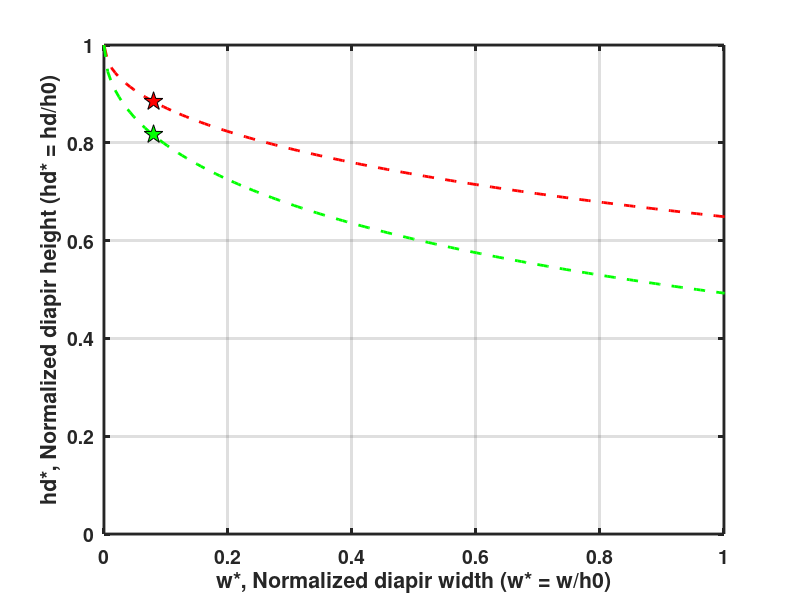

This figure's MATLAB source:
% Program to generate the  Extended Data Fig. 3 of Thakur et al. 2023 (submitted) (using Eq. 7 & 14) of paper " D.D. Schultz-Ela, M.P.A.
%   Jackson, B.C. Vendeville,Mechanics of active salt diapirism,Tectonophysics,
%   Volume 228, Issues 3–4,1993,Pages 275-312,ISSN 0040-1951,
%   https://doi.org/10.1016/0040-1951(93)90345-K."

%%
close all;clear all;clc; 
% h0 = overburden thickness (in meters)
% hd = diapir height (in meters)
% hd_star = hd/h0 (Normalized diapir height) (no units)
% w = diapir width (in meters)
% w_star = w/h0 (Normalized diapir width (no units)
% del_rhostar = (rho_nod-rho_s)/rho_nod (no units)
% rho_nod = density of overburden (in kg/m3)
% rho_s = density of salt (in kg/m3)
% del_rho = (rho_nod-rho_s)




%%

% Plot of fault dip 80 degree, del_rhostar = 0.2; (usig Eq. 7) of Schultz-Ela et al. 1993 

% rho_nod = 2700; % in (kg/m3)
% rho_s = 2160 ; % in (kg/m3)
% del_rhostar = 0.2;
% hd_star = linspace(0,1,100);
% nem = (1-hd_star).^2;
% den = tand(80)*(hd_star.*(del_rhostar));
% 
% w_star = nem./den;
% 
% 
% plot(w_star,hd_star,'Linestyle','-','color','r', 'LineWidth', 2);
% hold on;
% xlim([0 3]);
% ylim([0 1]);
% xlabel('w*, Normalized diapir width (w* = w/h0)','fontweight','bold', 'FontSize', 14);
% ylabel('hd*, Normalized diapir height (hd* = hd/h0)','fontweight','bold', 'FontSize', 14);
% grid on;
% plot (45/150,85/150,"pentagram",'MarkerSize',14, 'MarkerEdgeColor','black','MarkerFaceColor','r');
% hold on;
%%
% Plot of fault dip 80 degree, del_rhostar = 0.45; (usig Eq. 7) of Schultz-Ela et al. 1993 

% rho_nod = 2700; % in (kg/m3)
% rho_s = 2160 ; % in (kg/m3)
% del_rhostar = 0.45;
% hd_star = linspace(0,1,100);
% nem = (1-hd_star).^2;
% den = tand(80)*(hd_star.*(del_rhostar));
% 
% w_star = nem./den;
% 
% 
% plot(w_star,hd_star,'Linestyle','-','color','g', 'LineWidth', 2);
% hold on;
% xlim([0 3]);
% ylim([0 1]);
% xlabel('w*, Normalized diapir width (w* = w/h0)','fontweight','bold', 'FontSize', 14);
% ylabel('hd*, Normalized diapir height (hd* = hd/h0)','fontweight','bold', 'FontSize', 14);
% grid on;
% plot (45/150,64/150,"pentagram",'MarkerSize',14, 'MarkerEdgeColor','black','MarkerFaceColor','g');
% hold on;

%%
% Plot of fault dip 80 degree and mu = 0.6, del_rhostar = 0.2; (usig Eq. 14) of Schultz-Ela et al. 1993 
rho_nod = 2700; % in (kg/m3)
rho_s = 2160 ; % in (kg/m3)
del_rhostar = 0.2;
mu = 0.85;
csc_2 = (cscd(80))^2;
w_star = linspace(0,3,500);

hd_star1 = 1+((w_star*del_rhostar)-sqrt(((w_star*...
    del_rhostar).^2)+(4.*w_star*del_rhostar)*...
((mu*csc_2)+cotd(80))))*1./(2*((mu*csc_2)+cotd(80)));

plot(w_star,hd_star1,'Linestyle','--','color','r', ...
    'LineWidth', 2);
hold on;
plot (45/563,498/563,"pentagram",'MarkerSize',14, 'MarkerEdgeColor','black','MarkerFaceColor','r');
hold on;


%%
% Plot of fault dip 80 degree and mu = 0.2, del_rhostar = 0.2; ;(usig Eq. 14) of Schultz-Ela et al. 1993 
rho_nod = 2700; % in (kg/m3)
rho_s = 2160 ; % in (kg/m3)
del_rhostar = 0.2;
mu = 0.2;
csc_2 = (cscd(80))^2;
w_star = linspace(0,3,500);

hd_star1 = 1+((w_star*del_rhostar)-sqrt(((w_star*...
    del_rhostar).^2)+(4.*w_star*del_rhostar)*...
((mu*csc_2)+cotd(80))))*1./(2*((mu*csc_2)+cotd(80)));

plot(w_star,hd_star1,'Linestyle','--','color','g', ...
    'LineWidth', 2);
hold on;
plot (45/563,460/563,"pentagram",'MarkerSize',14, 'MarkerEdgeColor','black','MarkerFaceColor','g');
hold on;

%%
% Plot of fault dip 80 degree and mu = 0.6, del_rhostar = 0.45; (usig Eq. 14) of Schultz-Ela et al. 1993 
% rho_nod = 2700; % in (kg/m3)
% rho_s = 2160 ; % in (kg/m3)
% del_rhostar = 0.45;
% mu = 0.2;
% csc_2 = (cscd(80))^2;
% w_star = linspace(0,3,500);
% 
% hd_star1 = 1+((w_star*del_rhostar)-sqrt(((w_star*...
%     del_rhostar).^2)+(4.*w_star*del_rhostar)*...
% ((mu*csc_2)+cotd(80))))*1./(2*((mu*csc_2)+cotd(80)));
% 
% plot(w_star,hd_star1,'Linestyle','--','color','b', ...
%     'LineWidth', 2);
% hold on;
% plot (45/150,100/150,"pentagram",'MarkerSize',14, 'MarkerEdgeColor','black','MarkerFaceColor','b');
% hold on;


%%
% Plot of fault dip 80 degree and mu = 0.2, del_rhostar = 0.45; ;(usig Eq. 14) of Schultz-Ela et al. 1993 
% rho_nod = 2700; % in (kg/m3)
% rho_s = 2160 ; % in (kg/m3)
% del_rhostar = 0.45;
% mu = 0.2;
% csc_2 = (cscd(80))^2;
% w_star = linspace(0,3,500);
% 
% hd_star1 = 1+((w_star*del_rhostar)-sqrt(((w_star*...
%     del_rhostar).^2)+(4.*w_star*del_rhostar)*...
% ((mu*csc_2)+cotd(80))))*1./(2*((mu*csc_2)+cotd(80)));
% 
% plot(w_star,hd_star1,'Linestyle','--','color','c', ...
%     'LineWidth', 2);
% hold on;
% plot (45/150,83/150,"pentagram",'MarkerSize',14, 'MarkerEdgeColor','black','MarkerFaceColor','c');
% hold on;
%%
xlim([0 1]);
ylim([0 1]);
xlabel('w*, Normalized diapir width (w* = w/h0)',...
    'fontweight','bold', 'FontSize', 14);
ylabel('hd*, Normalized diapir height (hd* = hd/h0)'...
    ,'fontweight','bold', 'FontSize', 14);
grid on;

set(gca, 'LineWidth', 2);

% setting x and y tick labels size and boldness
a = get(gca,'XTickLabel');  
set(gca,'XTickLabel',a,'fontsize',14,'FontWeight','bold');
set(gca,'XTickLabelMode','auto');




    
